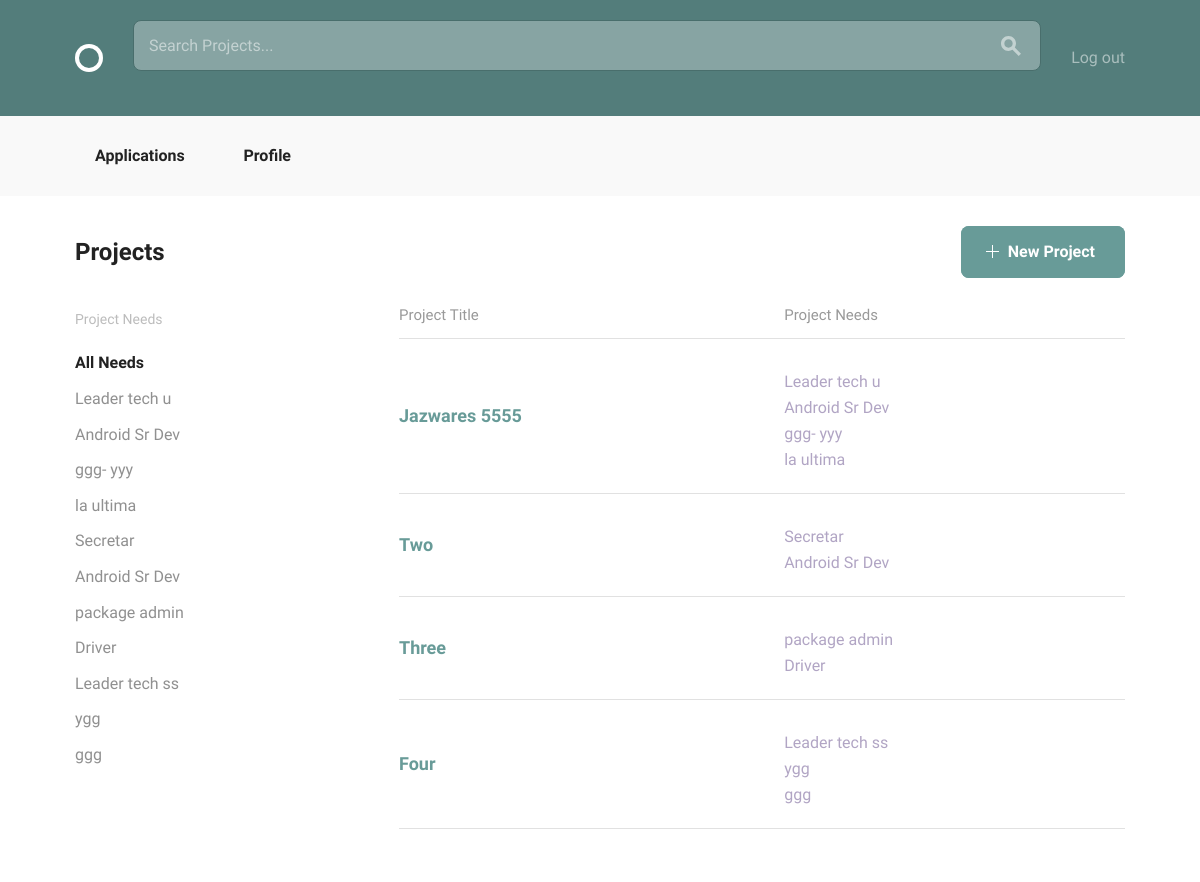
The page /projects/all (signed in) on the database as committed earlier.
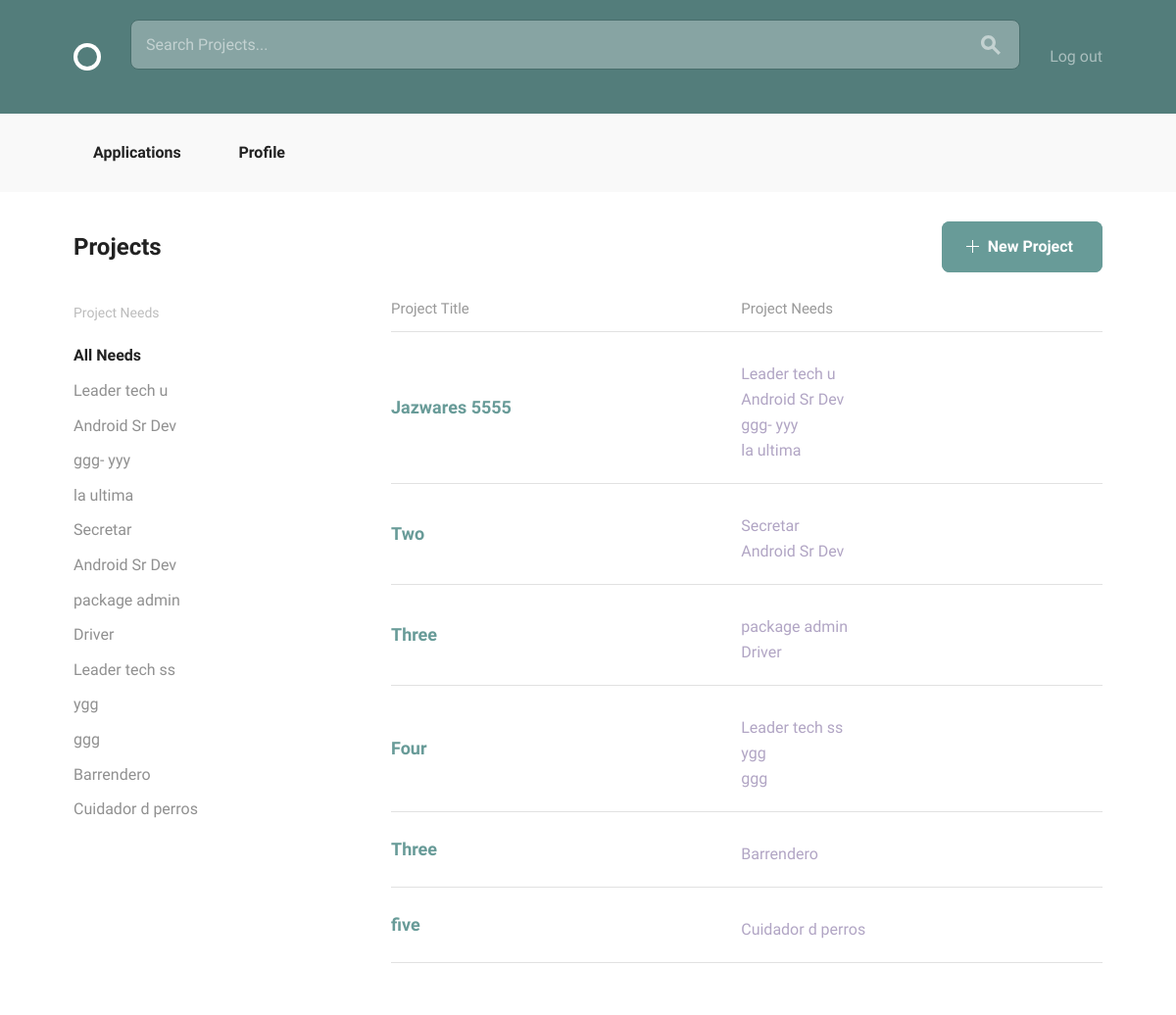
The same page on the database as committed later.
### projects/models.py (models this page shows, shortened)
class Position(models.Model):
    position_title = models.CharField(max_length=40)
    skill = models.ForeignKey(Skill, related_name='positions')
    description = models.TextField(default='')
    project = models.ForeignKey(Project, related_name='positions')
    filled = models.BooleanField(default=False)

class Project(models.Model):
    owner = models.ForeignKey(settings.AUTH_USER_MODEL,
                              related_name="projects")
    title = models.CharField(max_length=140)
    description = models.TextField()
    concluded = models.BooleanField(default=False)
    time_line_description = models.TextField(default='')
    applicant_req = models.TextField(default='')

### projects/views.py (the view)
class AllProjects(LoginRequiredMixin, PrefetchRelatedMixin, generic.ListView):
    model = models.Project
    prefetch_related = ["positions"]
    def get_queryset(self):
        if not self.request.GET.get('q'):
            return models.Project.objects.all()
        else:
            return models.Project.objects.filter(
                title__icontains=self.request.GET.get('q')
            )

### projects/templates/projects/project_list.html
{% extends "layout.html" %}
{% block body_content %}
    <div class="bounds circle--page">
        <div class="circle--page--header circle--fluid">
            <div class="circle--fluid--cell circle--fluid--primary">
                <h2>Projects</h2>
            </div>
            <div class="circle--fluid--cell circle--fluid--secondary">
                <a class="button button-primary icon-on-left" href="{% url 'projects:create_project' %}">
                    <svg version="1.1" xmlns="http://www.w3.org/2000/svg" xmlns:xlink="http://www.w3.org/1999/xlink" x="0px" y="0px" viewBox="0 0 13 13" style="enable-background:new 0 0 13 13;" xml:space="preserve" class="add">
            <polygon points="7,6 7,0 6,0 6,6 0,6 0,7 6,7 6,13 7,13 7,7 13,7 13,6 "/>
          </svg>
                    New Project
                </a>
            </div>
        </div>
        <div class="grid-25">
            <div class="circle--filter circle--secondary--module">
                <h4>Project Needs</h4>
                <ul class="circle--filter--list">
                    <li><a class="selected">All Needs</a></li>
                    {% for project in project_list %}
                        {% for position in project.positions.all %}
                            <li class="secondary-label">
                                <a href="{% url 'projects:detail_project' pk=project.pk %}">
                                    {{ position.position_title }}
                                </a>
                            </li>
                        {% endfor %}
                    {% endfor %}
                </ul>
            </div>
        </div>
        <div class="grid-70 grid-push-5">
            <table class="u-full-width circle--table">
                <thead>
                <tr>
                    <th>Project Title</th>
                    <th class="circle--cell--right">Project Needs</th>
                </tr>
                </thead>
                <tbody>
                {% for project in project_list %}
                    <tr class="clickable-row" data-href="{% url 'projects:detail_project' pk=project.pk %}">
                        <td>
                            <h3>{{ project.title }}</h3>
                        </td>
                        <td class="circle--cell--right">
                            {% for position in project.positions.all %}
                                <p class="secondary-label">{{ position.position_title }}</p>
                            {% endfor %}
                        </td>
                    </tr>
                {% endfor %}
                </tbody>
            </table>
        </div>
    </div>
{% endblock %}

Rows that differ between the two databases and show on the page:
added Project: title "Three"
added Position: position_title "Barrendero"
added Project: title "five"
added Position: position_title "Cuidador d perros"
